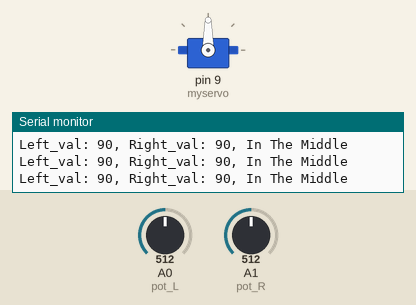
This sketch was run on a simulated Arduino Uno, built with avr-gcc and run on an emulated ATmega328P. Shown: servo, the last lines printed to the serial monitor. The test bench sets the inputs (shaded band); at power-on: A0 (pot_L) = 512, A1 (pot_R) = 512.

Above: at 1.5 s.
1.6 s: A0 (pot_L) set to 551
3.3 s: A0 (pot_L) set to 583
At 4.6 s:
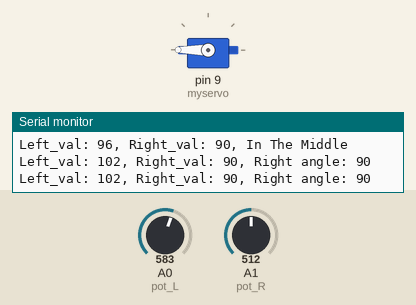
5.0 s: A1 (pot_R) set to 579
6.8 s: A1 (pot_R) set to 595
At 7.4 s:
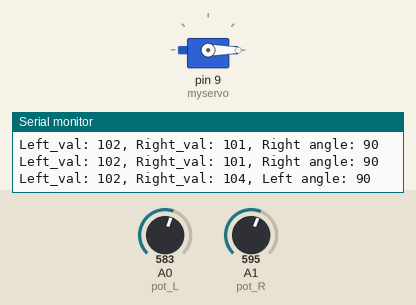
8.5 s: A1 (pot_R) set to 511
At 10.3 s:
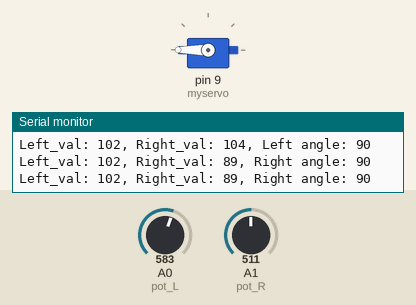
10.6 s: A1 (pot_R) set to 716
At 12.1 s:
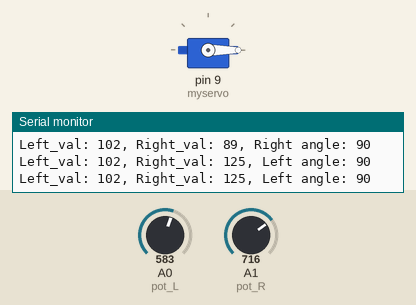
Timing chart, 0 to 13.6 s (numbered marks = the images above; inputs shaded):
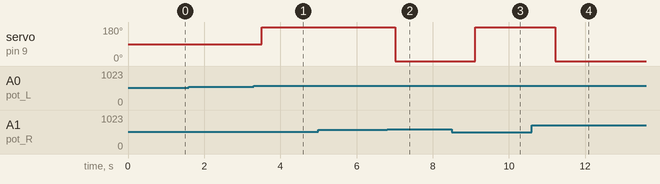

The sketch:

Servo_Pot.ino
```cpp
#include <Servo.h>

#define pot_L A0
#define pot_R A1
constexpr int threshold = 100;

Servo myservo;

void setup() {
  myservo.attach(9);
  Serial.begin(9600);
}

void loop() {
  int val_L = map(analogRead(pot_L), 0, 1023, 0, 180);
  int val_R = map(analogRead(pot_R), 0, 1023, 0, 180);

  Serial.print("Left_val: ");
  Serial.print(val_L);
  Serial.print(", Right_val: ");
  Serial.print(val_R);
  Serial.print(", ");

  if (val_L >= threshold && val_R < val_L) {
    myservo.write(180);
    Serial.println("Right angle: 90");
  } else if (val_L < threshold && val_R < threshold) {
    myservo.write(90);
    Serial.println("In The Middle");
  } else if (val_R >= threshold && val_L < val_R) {
    myservo.write(0);
    Serial.println("Left angle: 90");
  }

  delay(700);
}
```

Measured:
- the behaviour switches between 568 and 569 on A0 (pot_L) (found by bisection; images 0 and 1)
- the behaviour switches between 585 and 586 on A1 (pot_R) (found by bisection; images 1 and 2)
- after the input at 3.3 s, servo on pin 9 (myservo): 90° → 180° after 0.21 s
- after the input at 6.8 s, servo on pin 9 (myservo): 180° → 0° after 0.21 s
- after the input at 8.5 s, servo on pin 9 (myservo): 0° → 180° after 0.61 s
- after the input at 10.6 s, servo on pin 9 (myservo): 180° → 0° after 0.62 s
